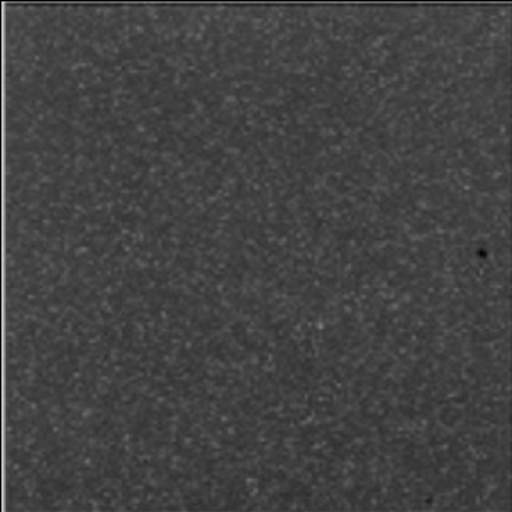
#> input picture Texture_Analysis/dataset/1.tiff, 512 x 512 px; its folder holds 3 pictures in this run
$ python main.py   (older library calls are emulated)
#> lines starting #> are read from the running program, lines starting #| are printed output that depends on the picture
import matplotlib.image as mpimg
import matplotlib.pyplot as plt
import numpy as np
from sklearn.multiclass import OneVsRestClassifier
from sklearn.svm import SVR
from skimage import feature as skft

class Texture():
  def __init__(self):
    self.radius = 1
    self.n_point = self.radius * 8

  def rgb2gray(self, A):
    # 定义一个空列表
    x = []

    for i in range(A.shape[1]):
      for j in range(A.shape[0]):
        # 使用转换公式进行彩色灰度转换
        x.append(np.int(A[i, j, 0] * 0.3 + A[i, j, 1] * 0.59 + A[i, j, 2] * 0.11))
    return x

  def processPicture(self, index):

    img = mpimg.imread('dataset/'+str(index)+'.tiff')
    ff = self.rgb2gray(A=img)
    # 将列表转化为矩阵
    m_mat = np.array(ff)
    # 将矩阵转变为原尺寸大小
    grayimg = m_mat.reshape(img.shape[0], img.shape[1])
    # 显示灰度图片
    plt.figure()
    plt.imshow(grayimg, cmap=plt.get_cmap('gray'))
    plt.savefig('dataset/'+str(index)+'.tiff')
    plt.show()

  def loadPicture(self):
    train_index = 0
    test_index = 0
    train_data = np.zeros((200, 171, 171))
    test_data = np.zeros((160, 171, 171))
    train_label = np.zeros(200)
    test_label = np.zeros(160)
    for i in np.arange(1, 4):
      image = mpimg.imread('dataset/'+str(i)+'.tiff')
      data = np.zeros((513, 513))
      data[0:image.shape[0], 0:image.shape[1]] = image
      index = 0
      for row in np.arange(3):
        for col in np.arange(3):
          if index < 5:
            train_data[train_index, :, :] = data[171*row:171*(row+1),171*col:171*(col+1)]
            train_label[train_index] = i
            train_index += 1
          else:
            test_data[test_index, :, :] = data[171*row:171*(row+1),171*col:171*(col+1)]
            test_label[test_index] = i
            test_index += 1
          index += 1

    return train_data, test_data, train_label, test_label

  def texture_detect(self):
    train_data, test_data, train_label, test_label = self.loadPicture()
    n_point = self.n_point
    radius = self.radius
    train_hist = np.zeros((200, 256))
    test_hist = np.zeros((160, 256))
    for i in np.arange(200):
      lbp=skft.local_binary_pattern(train_data[i], n_point, radius, 'default')
      max_bins = int(lbp.max() + 1)
      # hist size:256
      train_hist[i], _ = np.histogram(lbp, normed=True, bins=max_bins, range=(0, max_bins))

    for i in np.arange(160):
      lbp = skft.local_binary_pattern(test_data[i], n_point, radius, 'default')
      max_bins = int(lbp.max() + 1)
      # hist size:256
      test_hist[i], _ = np.histogram(lbp, normed=True, bins=max_bins, range=(0, max_bins))

    return train_hist, test_hist

  def classifer(self):
    train_data, test_data, train_label, test_label = self.loadPicture()
#> in loadPicture, image is the input picture: shape (512, 512); min 0, max 217, mean 67.3
#> after the loop in loadPicture, `for row in np.arange(3):`: index = 9; test_index = 4; test_label = 160 values, max 1 at index 0, min 0 at index 4, mean 0.025; train_index = 5; train_label = 200 values, max 1 at index 0, min 0 at index 5, mean 0.025
#> train_label = 200 values, max 3 at index 10, min 0 at index 15, mean 0.15; test_label = 160 values, max 3 at index 8, min 0 at index 12, mean 0.15
    train_hist, test_hist = self.texture_detect()
#> the loop in texture_detect, `for i in np.arange(200):` made 200 passes
#> pass 1, in texture_detect, `lbp=skft.local_binary_pattern(train_data[i], n_point, radius, 'default')`:
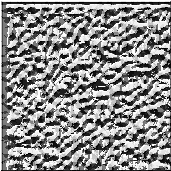
#> lbp: shape (171, 171) float64; min 0, max 255, mean 140.4
#> pass 3, in texture_detect, `lbp=skft.local_binary_pattern(train_data[i], n_point, radius, 'default')`:
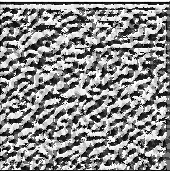
#> lbp: shape (171, 171) float64; min 0, max 255, mean 140.5
#> after the loop in texture_detect, `for i in np.arange(200):`: lbp: shape (171, 171) float64; every value is 255
#> after the loop in texture_detect, `for i in np.arange(200):`:
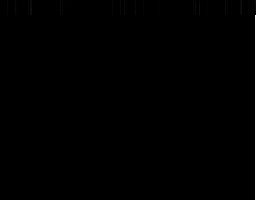
#> train_hist: shape (200, 256) float64; min 0, max 1, mean 0.00391
#> the loop in texture_detect, `for i in np.arange(160):` made 160 passes
#> pass 1, in texture_detect, `lbp = skft.local_binary_pattern(test_data[i], n_point, radius, 'defaul..`:
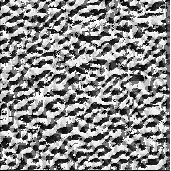
#> lbp: shape (171, 171) float64; min 0, max 255, mean 139.9
#> pass 2, in texture_detect, `lbp = skft.local_binary_pattern(test_data[i], n_point, radius, 'defaul..`:
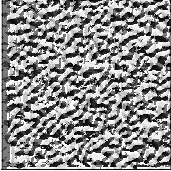
#> lbp: shape (171, 171) float64; min 0, max 255, mean 140.7
#> pass 3, in texture_detect, `lbp = skft.local_binary_pattern(test_data[i], n_point, radius, 'defaul..`:
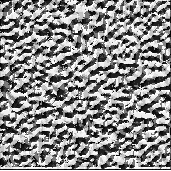
#> lbp: shape (171, 171) float64; min 0, max 255, mean 139
#> after the loop in texture_detect, `for i in np.arange(160):`:
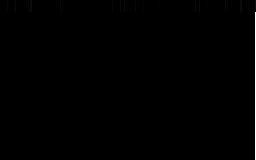
#> test_hist: shape (160, 256) float64; min 0, max 1, mean 0.00391
    svr_rbf = SVR(kernel='rbf', C=1e3, gamma=0.1)
#> (the run stopped early here; a loop or call above may not have finished)
